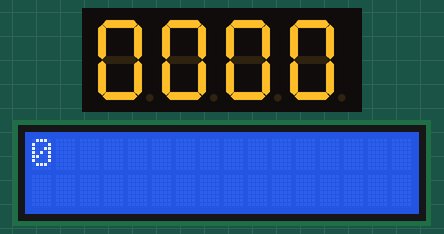
The sketch below on a simulated Arduino Uno, built with avr-gcc and run on an emulated ATmega328P. Parts: 4-digit seven-segment display, 16×2 character LCD.

Above: at 0.1 s.
At 4.1 s:
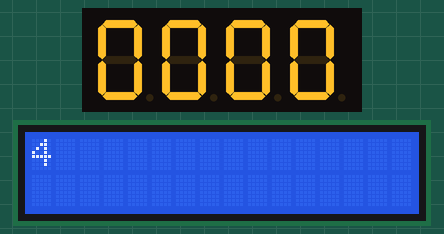
At 9.1 s:
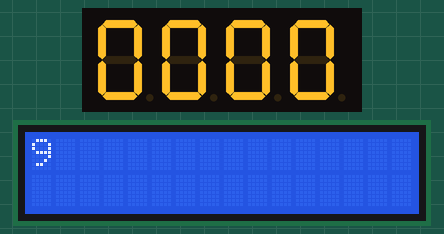
At 19.1 s:
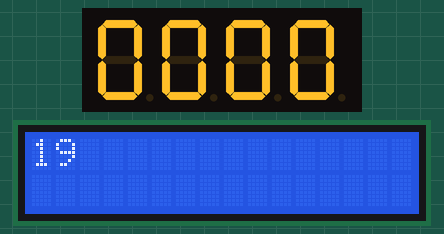
At 28.1 s:
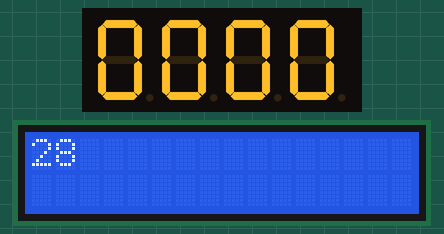
At 38.1 s:
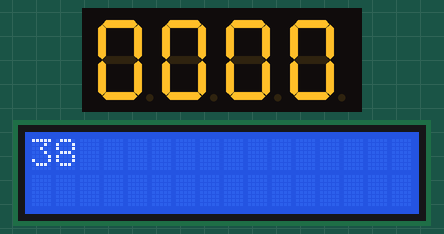

Measured:
- what the display in image 1 shows lasts 1.0 s, from 4.0 s to 5.0 s

The sketch:

Salazar_CPE161P_Experiment5.ino
```cpp
#include <SevSegShift.h>
#include <LiquidCrystal_I2C.h>

const int SHIFT_PIN_SHCP = 6;
const int SHIFT_PIN_STCP = 5;
const int SHIFT_PIN_DS = 4;

int secTimer = 0;
int hourMinTimer = 0;


SevSegShift sevseg(SHIFT_PIN_DS, SHIFT_PIN_SHCP, SHIFT_PIN_STCP, 1, true);
LiquidCrystal_I2C lcd(0x27,16,2);  // set the LCD address to 0x3F for a 16 chars and 2 line display


unsigned long previousMillis = 0;
unsigned long interval = 1000;


void setup() {
  byte numDigits = 4;
  byte digitPins[] = {12, 11, 10, 9}; // These are the PINS of the ** Arduino **
  byte segmentPins[] = {0, 1, 2, 3, 4, 5, 6, 7}; // these are the PINs of the ** Shift register **
  bool resistorsOnSegments = false; // 'false' means resistors are on digit pins
  byte hardwareConfig = COMMON_CATHODE; // See README.md for options
  bool updateWithDelays = false; // Default 'false' is Recommended
  bool leadingZeros = true; // Use 'true' if you'd like to keep the leading zeros
  bool disableDecPoint = false; // Use 'true' if your decimal point doesn't exist or isn't connected

  sevseg.begin(hardwareConfig, numDigits, digitPins, segmentPins, resistorsOnSegments, updateWithDelays, leadingZeros, disableDecPoint);
  sevseg.setBrightness(100);

  lcd.init();
  lcd.clear();
  lcd.backlight();      // Make sure backlight is on
}

void loop() {
  unsigned long currentMillis = millis();
  if(currentMillis - previousMillis > interval) {
    previousMillis = currentMillis;
    incSeconds();
  }
  hourMins();
  secDisplay();
}

void hourMins() {
  sevseg.setNumber(hourMinTimer);
  sevseg.refreshDisplay(); // Must run repeatedly; don't use blocking code (ex: delay()) in the loop() function or this won't work right
}

void secDisplay() {
  lcd.setCursor(0,0);   //Set cursor to character 0 on line 0
  lcd.print(secTimer);
}

void incHourMin() {
  hourMinTimer++;
  if (hourMinTimer%100 == 60) {
    hourMinTimer += 40;
  }
  if (hourMinTimer == 1260) {
    hourMinTimer = 0;
  }
}

void incSeconds() {
  secTimer++;
  if (secTimer >= 60) {
    lcd.clear();
    secTimer = 0;
    incHourMin();
  }
}
```
